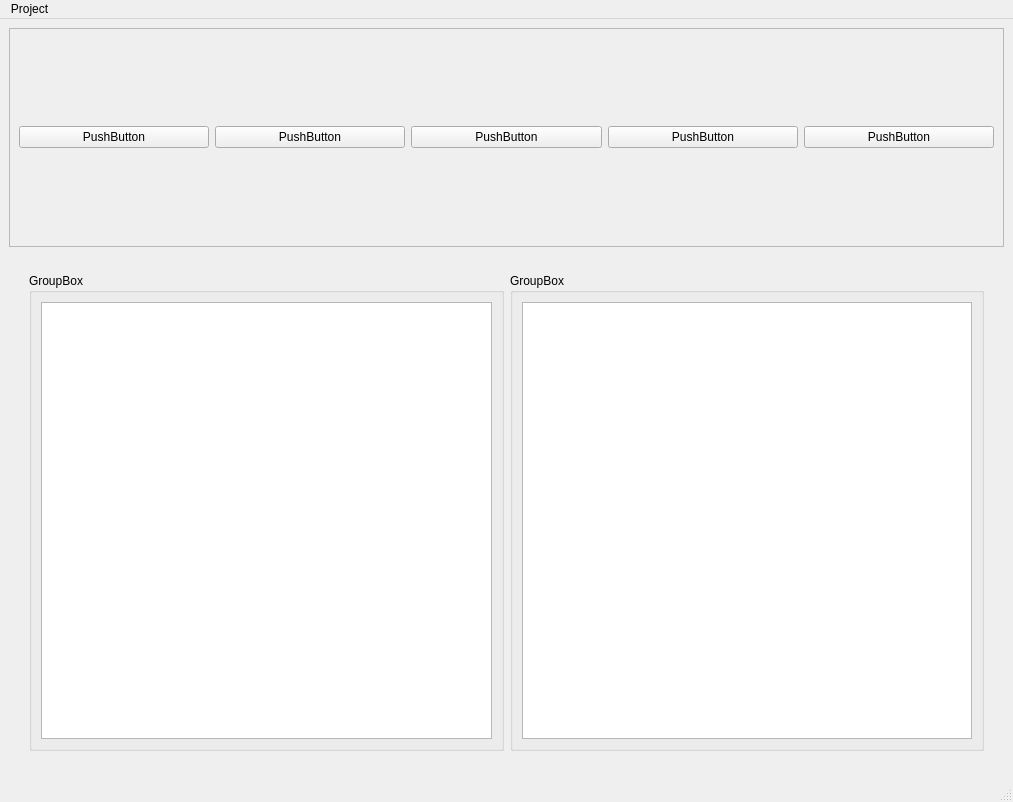
<?xml version="1.0" encoding="UTF-8"?>
<ui version="4.0">
 <class>MainWindow</class>
 <widget class="QMainWindow" name="MainWindow">
  <property name="geometry">
   <rect>
    <x>0</x>
    <y>0</y>
    <width>1013</width>
    <height>802</height>
   </rect>
  </property>
  <property name="windowTitle">
   <string>DMOS System</string>
  </property>
  <widget class="QWidget" name="centralwidget">
   <layout class="QVBoxLayout" name="verticalLayout">
    <item>
     <widget class="QFrame" name="frame">
      <property name="minimumSize">
       <size>
        <width>991</width>
        <height>219</height>
       </size>
      </property>
      <property name="maximumSize">
       <size>
        <width>16777215</width>
        <height>219</height>
       </size>
      </property>
      <property name="frameShape">
       <enum>QFrame::StyledPanel</enum>
      </property>
      <property name="frameShadow">
       <enum>QFrame::Raised</enum>
      </property>
      <layout class="QGridLayout" name="gridLayout">
       <item row="0" column="0">
        <widget class="QPushButton" name="pushButton_5">
         <property name="text">
          <string>PushButton</string>
         </property>
        </widget>
       </item>
       <item row="0" column="1">
        <widget class="QPushButton" name="pushButton_4">
         <property name="text">
          <string>PushButton</string>
         </property>
        </widget>
       </item>
       <item row="0" column="2">
        <widget class="QPushButton" name="pushButton_3">
         <property name="text">
          <string>PushButton</string>
         </property>
        </widget>
       </item>
       <item row="0" column="3">
        <widget class="QPushButton" name="pushButton_2">
         <property name="text">
          <string>PushButton</string>
         </property>
        </widget>
       </item>
       <item row="0" column="4">
        <widget class="QPushButton" name="pushButton">
         <property name="text">
          <string>PushButton</string>
         </property>
        </widget>
       </item>
      </layout>
     </widget>
    </item>
    <item>
     <layout class="QHBoxLayout" name="horizontalLayout">
      <property name="sizeConstraint">
       <enum>QLayout::SetMaximumSize</enum>
      </property>
      <property name="leftMargin">
       <number>20</number>
      </property>
      <property name="topMargin">
       <number>20</number>
      </property>
      <property name="rightMargin">
       <number>20</number>
      </property>
      <property name="bottomMargin">
       <number>20</number>
      </property>
      <item>
       <widget class="QGroupBox" name="groupBox">
        <property name="title">
         <string>GroupBox</string>
        </property>
        <property name="flat">
         <bool>false</bool>
        </property>
        <property name="checkable">
         <bool>false</bool>
        </property>
        <layout class="QVBoxLayout" name="verticalLayout_2">
         <item>
          <widget class="QListView" name="listView"/>
         </item>
        </layout>
       </widget>
      </item>
      <item>
       <widget class="QGroupBox" name="groupBox_2">
        <property name="title">
         <string>GroupBox</string>
        </property>
        <layout class="QVBoxLayout" name="verticalLayout_3">
         <item>
          <widget class="QListView" name="listView_2"/>
         </item>
        </layout>
       </widget>
      </item>
     </layout>
    </item>
   </layout>
  </widget>
  <widget class="QMenuBar" name="menubar">
   <property name="geometry">
    <rect>
     <x>0</x>
     <y>0</y>
     <width>1013</width>
     <height>33</height>
    </rect>
   </property>
   <widget class="QMenu" name="menuProject">
    <property name="title">
     <string>Project</string>
    </property>
    <addaction name="actionOpen"/>
    <addaction name="actionClose"/>
   </widget>
   <addaction name="menuProject"/>
  </widget>
  <widget class="QStatusBar" name="statusbar"/>
  <action name="actionOpen">
   <property name="text">
    <string>Open...</string>
   </property>
  </action>
  <action name="actionClose">
   <property name="text">
    <string>Close</string>
   </property>
  </action>
 </widget>
 <resources/>
 <connections/>
</ui>
